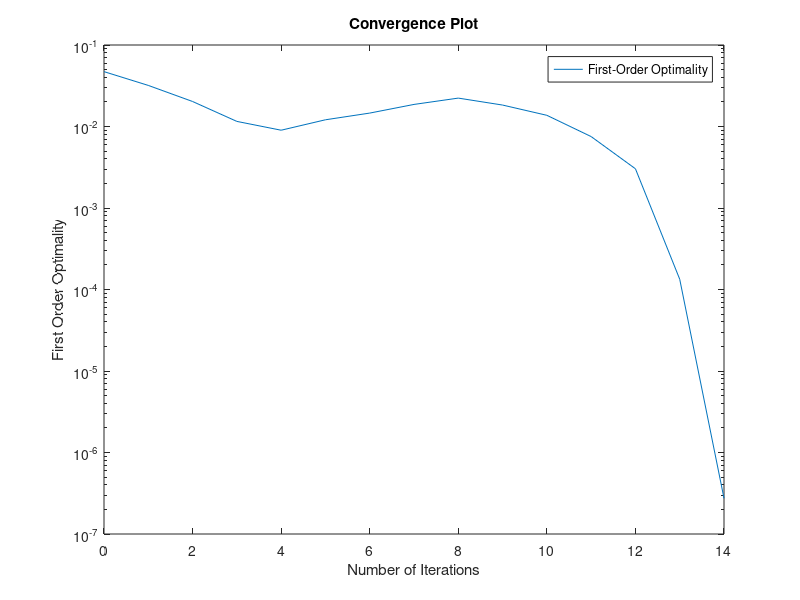

MATLAB code to generate this figure: (Note: this script raises an error after producing the figure.)
feasoptinocomstep=[    0.000e+00    ,     4.712e-02 ;      0.000e+00 ,     3.193e-02  ;    0.000e+00     ,     2.027e-02  ;  0.000e+00    ,    1.155e-02  ;   0.000e+00    ,     9.005e-03  ;  0.000e+00     ,     1.209e-02  ;   0.000e+00     ,     1.461e-02  ;   0.000e+00     ,   1.866e-02  ;  0.000e+00     ,     2.231e-02  ;   0.000e+00     ,    1.833e-02  ;  0.000e+00     ,    1.372e-02  ;  0.000e+00     ,    7.524e-03  ;   0.000e+00    ,    3.030e-03  ; 1.532e-06     ,    1.337e-04  ; 6.503e-11     ,  2.741e-07  ];

comstep=[  0.000e+00     ,     3.299e-02  ;       0.000e+00    ,     1.757e-02  ;      0.000e+00     ,     1.268e-02  ;      0.000e+00    ,    1.012e-02  ;     0.000e+00     ,    1.254e-02  ;     0.000e+00     ,     2.873e-02  ;      0.000e+00     ,     2.395e-02  ;        0.000e+00    ,    1.898e-02  ;       0.000e+00    ,   1.305e-02  ;     0.000e+00    ,    7.883e-03  ;     0.000e+00   ,     4.550e-03  ;    0.000e+00    ,    1.485e-03  ;     3.843e-11     ,    2.745e-08  ];
%

%plot  feasibility graph
%plot(1:14,feasoptinocomstep(:,1))

semilogy(0:14,feasoptinocomstep(:,2))
hold on
%plot(1:13,comstep(:,1))
%semilogy(1:13,comstep(:,2))
xlabel("fmincon Itterations")
title("Convergence Plot")
ylabel("First Order Optimality")
xlabel("Number of Iterations")
legend( "First-Order Optimality")
hold off

%%
% calculate convergence study

%initiialize the design constants
L=7.5;
m=500/2;
%N=50;
rho=1600;
E=70000000000;
sigmaUlt=600000000;
start=10;
stop=200;

x=start:stop;
q=zeros(size(x));
z=1;
for i=start:stop
    R=putR(.015*ones([i+1,1]),.05*ones([i+1,1]));
    [c,j,a,b]=getC(R,L,m,i,E,sigmaUlt);
    q(z)=c(i+1)+1;
    z=z+1;
end

%%
%plot convergence study

semilogy(x,q)
xlabel("Number of Elements")
ylabel("log(normalized stress)")
title("Normalized Stress at Tip of Spar")
